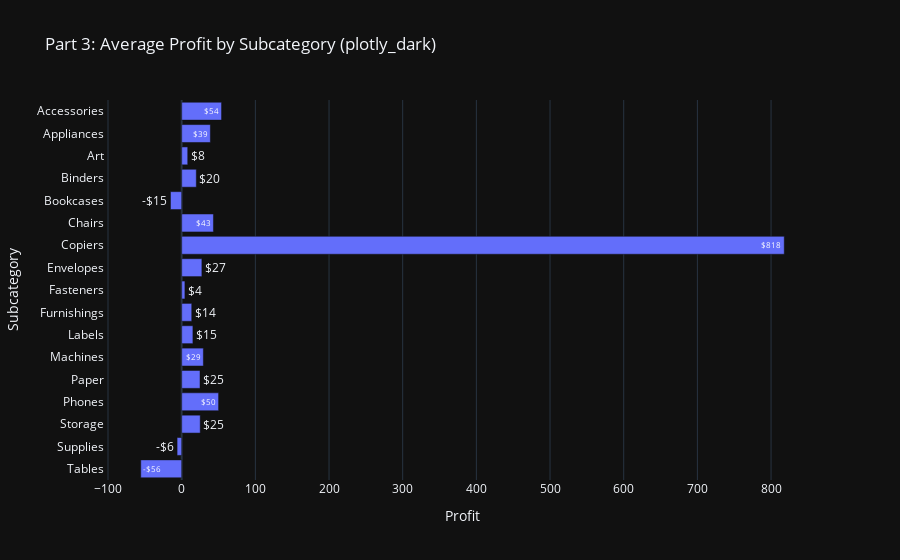

Here is the notebook cell this chart was saved with:
### Code cell
fig3 = px.bar(df_sorted_p6, x='Profit', y='Subcategory', title='Part 3: Average Profit by Subcategory (plotly_dark)', template='plotly_dark', orientation='h', text='Profit')
fig3.update_traces(texttemplate='%{text:$.0f}')
fig3.show()

### Figure 1 — Plotly figure (JSON) as saved in the notebook; plotly's stock layout.template omitted (floating-point values rounded to 4 significant figures)
{"data": [{"hovertemplate": "Profit=%{text}<br>Subcategory=%{y}<extra></extra>", "legendgroup": "", "marker": {"color": "#636efa", "pattern": {"shape": ""}}, "name": "", "orientation": "h", "showlegend": false, "text": [-55.57, -6.258, 25.15, 50.07, 24.86, 29.43, 15.24, 13.65, 4.376, 27.42, 817.9, 43.1, -15.23, 19.84, 8.201, 38.92, 54.11], "textposition": "auto", "texttemplate": "%{text:$.0f}", "type": "bar", "x": [-55.57, -6.258, 25.15, 50.07, 24.86, 29.43, 15.24, 13.65, 4.376, 27.42, 817.9, 43.1, -15.23, 19.84, 8.201, 38.92, 54.11], "xaxis": "x", "y": ["Tables", "Supplies", "Storage", "Phones", "Paper", "Machines", "Labels", "Furnishings", "Fasteners", "Envelopes", "Copiers", "Chairs", "Bookcases", "Binders", "Art", "Appliances", "Accessories"], "yaxis": "y"}], "layout": {"barmode": "relative", "legend": {"tracegroupgap": 0}, "title": {"text": "Part 3: Average Profit by Subcategory (plotly_dark)"}, "xaxis": {"anchor": "y", "domain": [0, 1], "title": {"text": "Profit"}}, "yaxis": {"anchor": "x", "domain": [0, 1], "title": {"text": "Subcategory"}}}}
